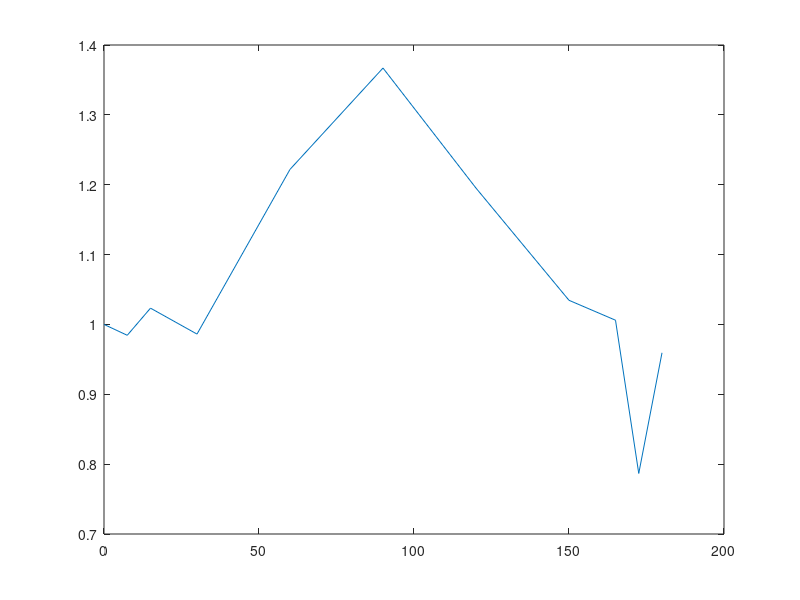

The MATLAB source for this figure:
% % nikki original belle
% a = [
% 0.0247, 0.0295, 0.0243, 0.0104, 0.0197, 0.0359, 0.0329, 0.0292, 0.0258, 0.0256, 0.0263;
% 0.0227, 0.0149, 0.0189, 0.0210, 0.0350, 0.0351, 0.0281, 0.0219, 0.0225, 0.0314, 0.0312;
% 0.0211, 0.0155, 0.0228, 0.0259, 0.0348, 0.0282, 0.0323, 0.0350, 0.0272, 0.0283, 0.0201;
% 0.0101, 0.0237, 0.0261, 0.0239, 0.0265, 0.0434, 0.0385, 0.0366, 0.0348, 0.0308, 0.0271;
% ];


% aakansha original belle
% a = [
% 0.0184, 0.0168, 0.0186, 0.0197, 0.0199, 0.0179, 0.0183, 0.0170, 0.0110, 0.0076, 0.0138;
% 0.0184, 0.0148, 0.0144, 0.0212, 0.0171, 0.0233, 0.0182, 0.0108, 0.0096, 0.0162, 0.0126;
% 0.0105, 0.0098, 0.0132, 0.0113, 0.0190, 0.0196, 0.0153, 0.0181, 0.0118, 0.0116, 0.0140;
% 0.0129, 0.0154, 0.0140, 0.0125, 0.0172, 0.0187, 0.0149, 0.0119, 0.0154, 0.0105, 0.0088;
% ];

% 
% % nikki 35
% a = [
% 0.0282, 0.0389, 0.0179, 0.0365, 0.0435, 0.0376, 0.0326, 0.0424, 0.0365, 0.0418, 0.0246;
% 0.0347, 0.0257, 0.0396, 0.0351, 0.0543, 0.0503, 0.0368, 0.0382, 0.0355, 0.0466, 0.0260;
% 0.0276, 0.0336, 0.0297, 0.0337, 0.0398, 0.0434, 0.0291, 0.0324, 0.0289, 0.0424, 0.0393;
% 0.0289, 0.0328, 0.0453, 0.0375, 0.0301, 0.0434, 0.0448, 0.0348, 0.0296, 0.0361, 0.0278;
% ];
% 
% 
% % nikki 35
% a = [
% 0.0282, 0.0389, 0.0179, 0.0365, 0.0435, 0.0376, 0.0326, 0.0424, 0.0365, 0.0418, 0.0246;
% 0.0347, 0.0257, 0.0396, 0.0351, 0.0543, 0.0503, 0.0368, 0.0382, 0.0355, 0.0466, 0.0260;
% 0.0276, 0.0336, 0.0297, 0.0337, 0.0398, 0.0434, 0.0291, 0.0324, 0.0289, 0.0424, 0.0393;
% 0.0289, 0.0328, 0.0453, 0.0375, 0.0301, 0.0434, 0.0448, 0.0348, 0.0296, 0.0361, 0.0278
% ];

% aakansha 35
% a = [
% 0.0273, 0.0296, 0.0272, 0.0260, 0.0303, 0.0319, 0.0280, 0.0280, 0.0202, 0.0297, 0.0173;    
% 0.0268, 0.0239, 0.0242, 0.0245, 0.0348, 0.0326, 0.0301, 0.0227, 0.0137, 0.0170, 0.0318;
% 0.0282, 0.0346, 0.0285, 0.0266, 0.0365, 0.0318, 0.0302, 0.0199, 0.0266, 0.0201, 0.0156;
% 0.0181, 0.0147, 0.0194, 0.0252, 0.0188, 0.0264, 0.0242, 0.0205, 0.0116, 0.0185, 0.0100;
% 0.0143, 0.0106, 0.0201, 0.0197, 0.0276, 0.0332, 0.0269, 0.0121, 0.0266, 0.0329, 0.0154;
% ]

% liz 35
a = [
0.0275, 0.0280, 0.0410, 0.0379, 0.0413, 0.0548, 0.0498, 0.0434, 0.0410, 0.0323, 0.0303;
0.0422, 0.0484, 0.0409, 0.0417, 0.0470, 0.0547, 0.0402, 0.0435, 0.0380, 0.0279, 0.0405;
0.0461, 0.0376, 0.0366, 0.0346, 0.0532, 0.0488, 0.0484, 0.0329, 0.0375, 0.0309, 0.0403;
]

nom = size(a);
% for i=1:nom(1)
%     a(i,:) = a(i,:)/a(i,1);
% end

var(a,1)
a = mean(a,1);

b = [0    7.5000   15.0000   30.0000   60.0000   90.0000  120.0000  150.0000  165.0000  172.5000  180.0000];

figure
plot(b, a/a(1))


a/a(1)
